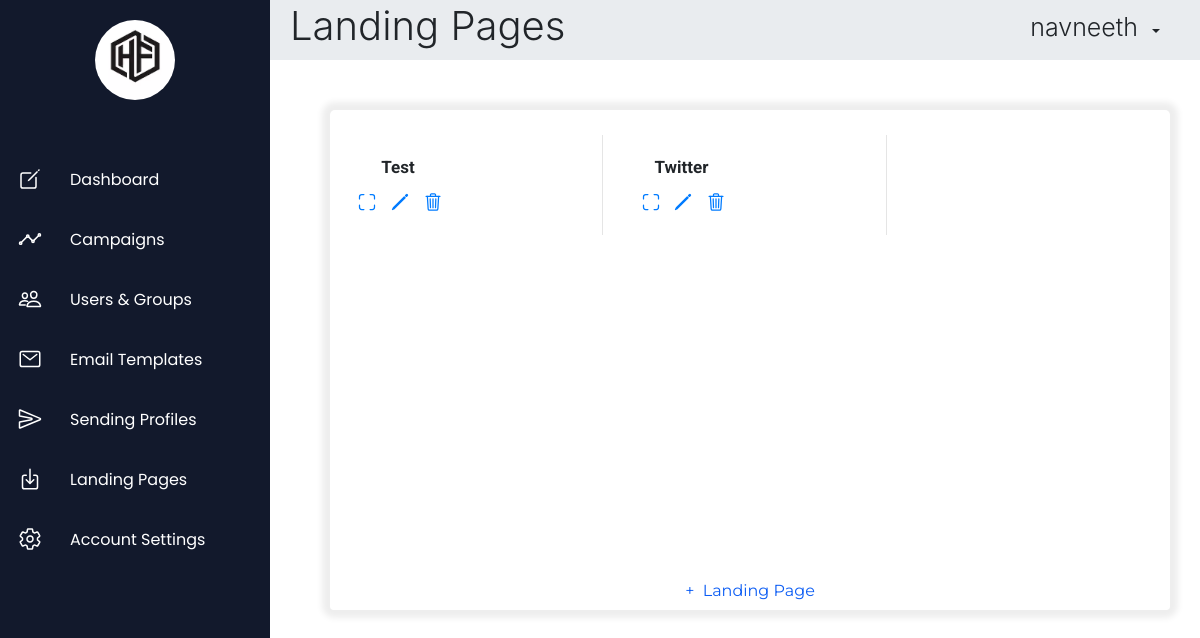
The app's page /landingpage (signed in), older data.
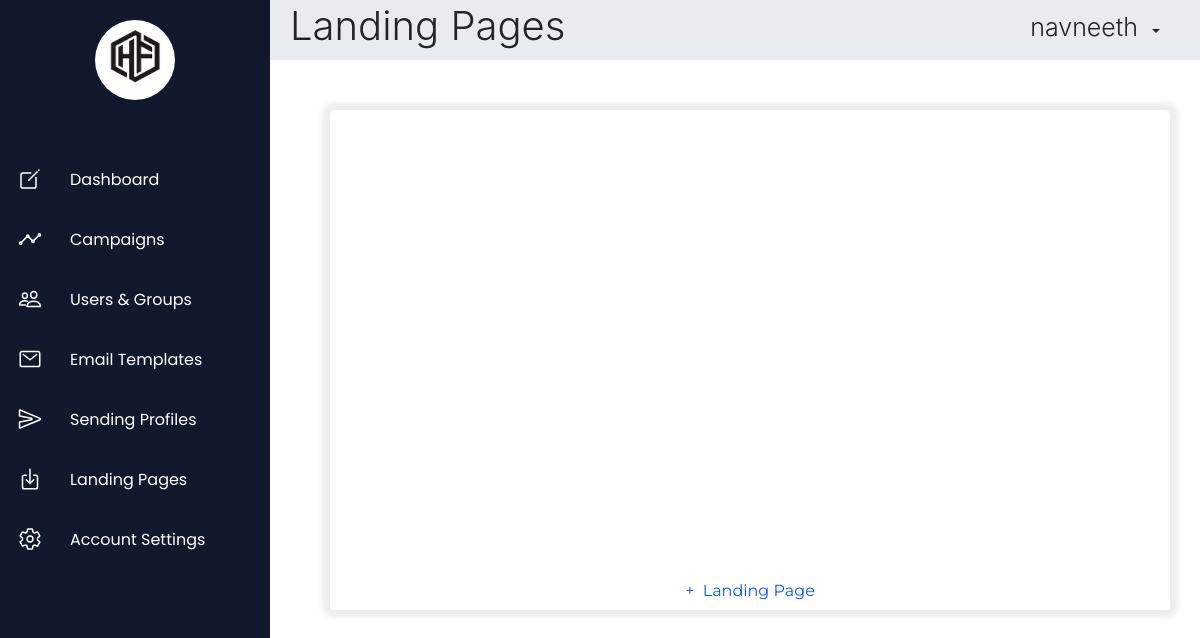
The same page, newer data.
### App/models.py (models this page shows)
class TimeStampMixin(models.Model):
    class Meta:
        abstract = True
    created_on = models.DateTimeField(auto_now_add=True)
    modified_on = models.DateTimeField(auto_now=True)

class LandingPage(TimeStampMixin):
    id = models.AutoField(primary_key=True)
    name = models.CharField(max_length=50, unique=True)
    filename = models.CharField(max_length=50, unique=True)
    userId = models.ForeignKey(User, on_delete=models.CASCADE, db_column='user_id')

### App/views.py (the view)
# urls.py: path('landingpage',views.landingpage,name="landingpage"),
def landingpage(request):
    if request.session.has_key('id'):
        id = request.session['id']
        return render(request, "landingpage.html", context = { "title": "Landing Pages - Human Firewall", "header": "Landing Pages", "data": LandingPage.objects.filter(userId=id) })
    else:
        messages.info(request, 'Kindly Login To Continue')
        return redirect("login")

### templates/landingpage.html (shortened to what this page needs)
{% extends 'base.html' %}
{% block content %}
{% load static %}
    <div class="container-fluid content">
        <div class="row">
            <div class="col-12 text-center">
                <div class="landing-pages">
                    <div id="pages-table" class="pages-table">
                      {% if data.values.count > 0 %}
                        {% for d in data.values %}
                          <div class="page {{ d.id }}">
                              <div class="page-name"><b class="name">{{ d.name }}</b></div>
                              <div class="page-preview-btn"><a class="options" class="preview" target="_blank" href="{% static 'landingpages/'|add:d.filename|add:'.html' %}" data-toggle="tooltip" data-placement="top" title="Preview"><ion-icon name="scan-outline"></ion-icon></a></div>
                              <div class="page-edit-btn"><a class="options" onclick="editPage(this.parentElement);" data-toggle="tooltip" data-placement="top" title="Edit"><ion-icon name="pencil-outline"></ion-icon></a></div>
                              <div class="page-delete-btn"><a class="options" onclick="deletePage(this.parentElement);" data-toggle="tooltip" data-placement="top" title="Delete"><ion-icon name="trash-outline"></ion-icon></a></div>
                              <div class="page-preview"><iframe class="preview" loading="lazy" src="{% static 'landingpages/'|add:d.filename|add:'.html' %}"></iframe></div>
                          </div>
                        {% endfor %}
                      {% endif %}
                    </div>
                    <button class="btn add" onclick="addPage();">+&nbsp; Landing Page</button>
                </div>
            </div>
        </div>
    </div>
{% endblock %}

Row changes from the older to the newer data that the page shows:
no longer on this page (row edited): LandingPage: name "Test"
removed LandingPage: name "Twitter"
